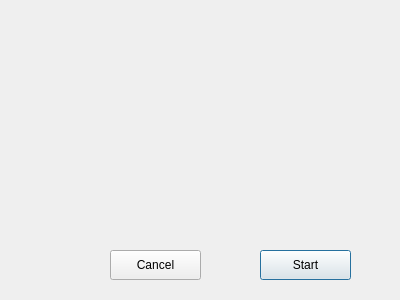
<?xml version="1.0" encoding="UTF-8"?>
<ui version="4.0">
 <class>bm::gui::FastGameCreationDialog</class>
 <widget class="QDialog" name="bm::gui::FastGameCreationDialog">
  <property name="geometry">
   <rect>
    <x>0</x>
    <y>0</y>
    <width>400</width>
    <height>300</height>
   </rect>
  </property>
  <property name="windowTitle">
   <string>Dialog</string>
  </property>
  <widget class="QPushButton" name="startButton">
   <property name="geometry">
    <rect>
     <x>260</x>
     <y>250</y>
     <width>91</width>
     <height>30</height>
    </rect>
   </property>
   <property name="text">
    <string>Start</string>
   </property>
  </widget>
  <widget class="QPushButton" name="cancelButton">
   <property name="geometry">
    <rect>
     <x>110</x>
     <y>250</y>
     <width>91</width>
     <height>30</height>
    </rect>
   </property>
   <property name="text">
    <string>Cancel</string>
   </property>
  </widget>
 </widget>
 <resources/>
 <connections/>
</ui>
